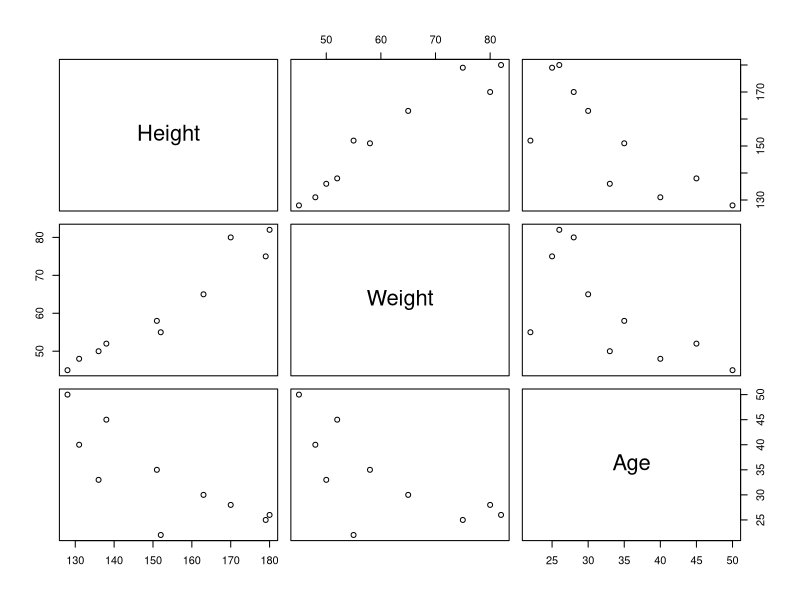

Write R code to recreate this figure.
data<-read.csv("multiple_reg.csv")

data

model<-lm(Weight~Height+Age,data=data)
model
summary(model)

ah<-as.integer(readline(prompt="Enter Height : "))

aa<-as.integer(readline(prompt="Enter Age :"))

a<-data.frame(Height=ah,Age=aa)

result<-predict(model,a)
result

plot(data)


